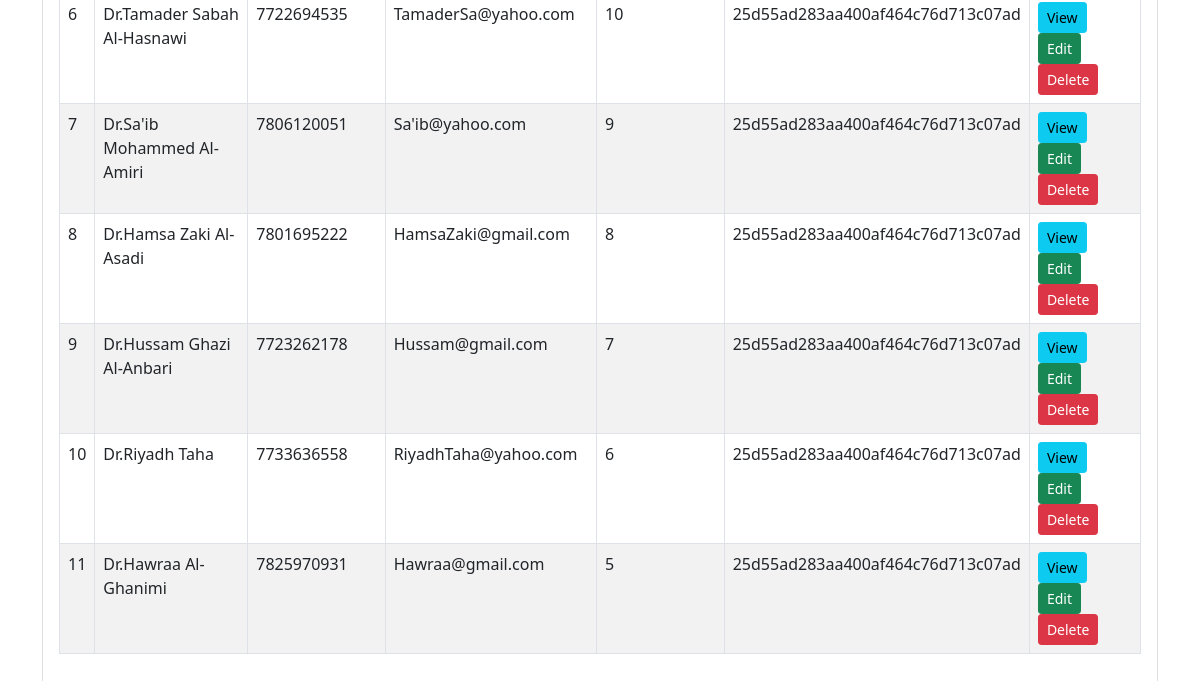
The app's page /Admin/index.php (lower part), older data.
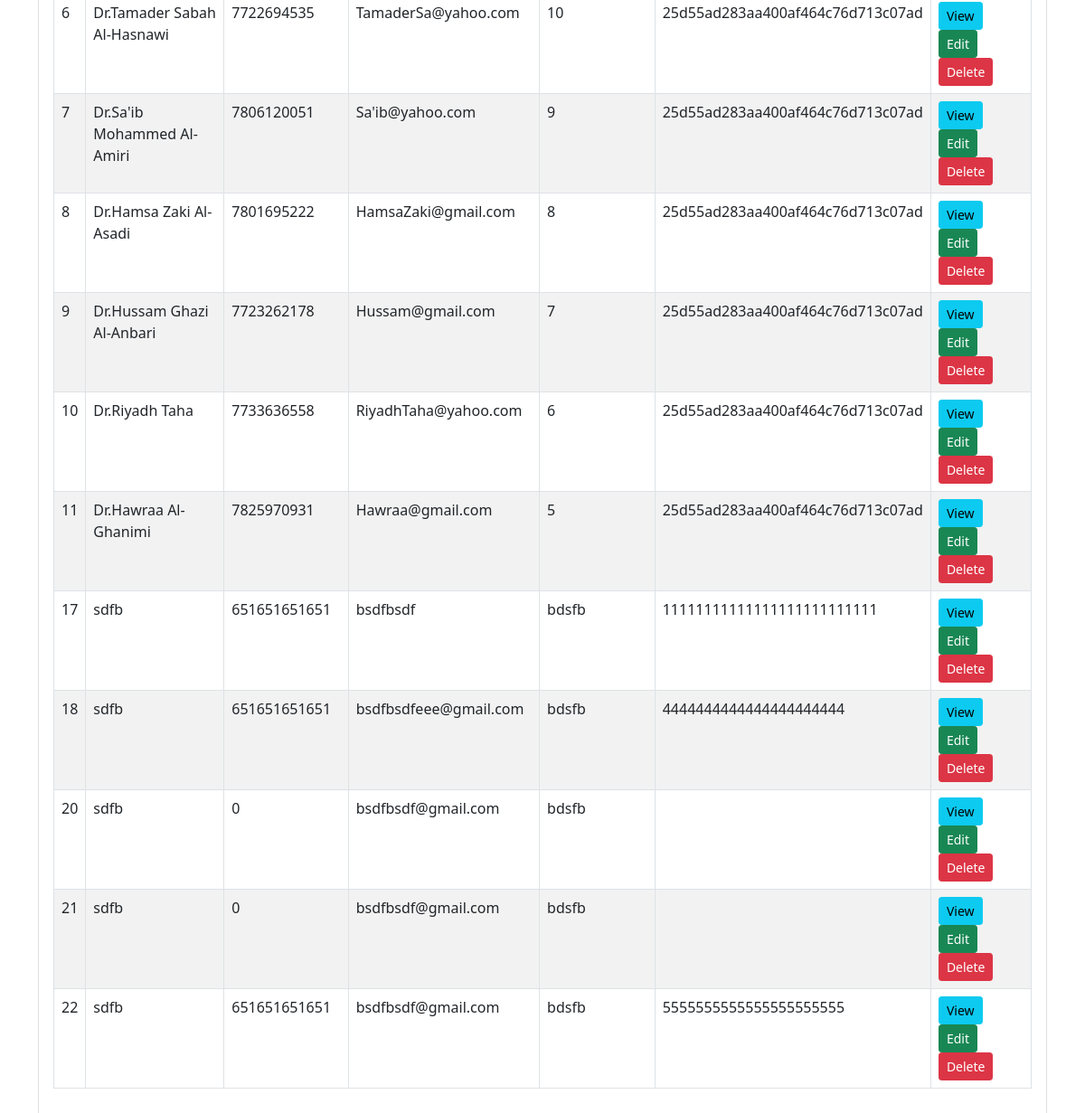
The same page, newer data.
### tables this page shows
CREATE TABLE `tbldoctor` (
  `ID` int(5) NOT NULL,
  `FullName` varchar(250) DEFAULT NULL,
  `MobileNumber` bigint(10) DEFAULT NULL,
  `Email` varchar(250) DEFAULT NULL,
  `Specialization` varchar(250) DEFAULT NULL,
  `Password` varchar(259) DEFAULT NULL,
  `CreationDate` timestamp NULL DEFAULT current_timestamp()
);

### Admin/index.php (the view, shortened to what this page needs)
<?php
    require 'dbcon.php';
?>
<!doctype html>
<html lang="en">
  <head>
    <link href="https://cdn.jsdelivr.net/npm/bootstrap@5.1.3/dist/css/bootstrap.min.css" rel="stylesheet">
</head>
<body>
    <div class="container mt-4">
        <div class="row">
            <div class="col-md-12">
                <div class="card">
                    <div class="card-body">
                        <table class="table table-bordered table-striped">
                            <tbody>
                                <?php
                                    $query = "SELECT * FROM tbldoctor";
                                    $query_run = mysqli_query($con, $query);
                                    if(mysqli_num_rows($query_run) > 0)
                                    {
                                        foreach($query_run as $student)
                                        {
                                            ?>
                                            <tr>
                                                <td><?= $student['ID']; ?></td>
                                                <td><?= $student['FullName']; ?></td>
                                                <td><?= $student['MobileNumber']; ?></td>
                                                <td><?= $student['Email']; ?></td>
                                                <td><?= $student['Specialization']; ?></td>
                                                <td><?= $student['Password']; ?></td>
                                                <td>
                                                    <a href="student-view.php?ID=<?= $student['ID']; ?>" class="btn btn-info btn-sm">View</a>
                                                    <a href="student-edit.php?ID=<?= $student['ID']; ?>" class="btn btn-success btn-sm">Edit</a>
                                                    <form action="code.php" method="POST" class="d-inline">
                                                        <button type="submit" name="delete_student" value="<?=$student['ID'];?>" class="btn btn-danger btn-sm">Delete</button>
                                                    </form>
                                                </td>
                                            </tr>
                                            <?php
                                        }
                                    }
                                    else
                                    {
                                        echo "<h5> No Record Found </h5>";
                                    }
                                ?>
                            </tbody>
                        </table>
                    </div>
                </div>
            </div>
        </div>
    </div>
</body>
</html>

Row changes from the older to the newer data that the page shows:
added tbldoctor: ID "17", FullName "sdfb", MobileNumber "651651651651", Email "bsdfbsdf", Specialization "bdsfb", Password "11111111111111111111111111"
added tbldoctor: ID "18", FullName "sdfb", MobileNumber "651651651651", Email "bsdfbsdfeee@gmail.com", Specialization "bdsfb", Password "4444444444444444444444"
added tbldoctor: ID "20", FullName "sdfb", MobileNumber "0", Email "bsdfbsdf@gmail.com", Specialization "bdsfb"
added tbldoctor: ID "21", FullName "sdfb", MobileNumber "0", Email "bsdfbsdf@gmail.com", Specialization "bdsfb"
added tbldoctor: ID "22", FullName "sdfb", MobileNumber "651651651651", Email "bsdfbsdf@gmail.com", Specialization "bdsfb", Password "5555555555555555555555"
